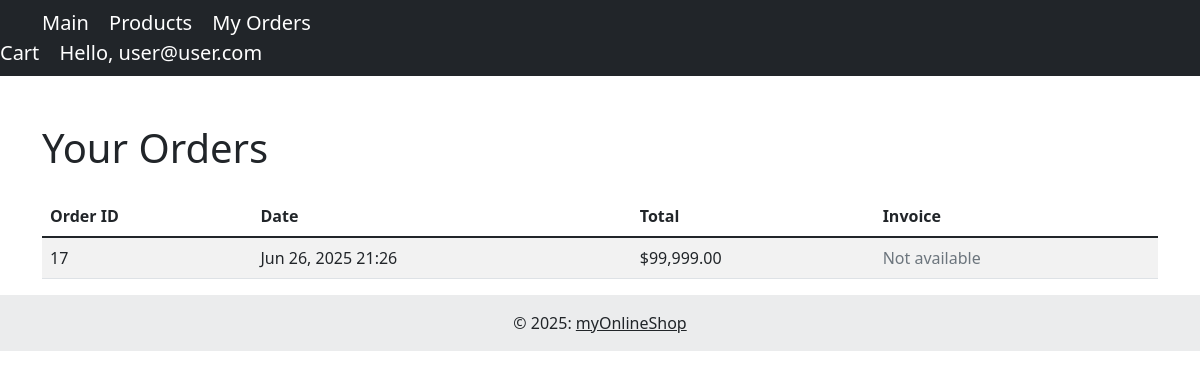
Screenshot of /orders_page (signed in) with the database file from the repository.
### tables this page shows
CREATE TABLE `orders`
(
    `id`         int(11)   NOT NULL,
    `user_id`    int(11)   NOT NULL,
    `created_at` timestamp NOT NULL DEFAULT current_timestamp()
);

### app/pages/orders_page.php (the view, shortened to what this page needs)
<?php
include_once(__DIR__ . "/../templates/index_header.php");
$db = Database::db_connect();
$user_id = $_SESSION['user_id'];
$orders = [];
$stmt = $db->prepare("
    SELECT o.id, o.created_at, SUM(oi.product_price * oi.quantity) AS total
    FROM orders o
    JOIN order_items oi ON o.id = oi.order_id
    WHERE o.user_id = ?
    GROUP BY o.id
    ORDER BY o.created_at DESC
");
$stmt->bind_param("i", $user_id);
$stmt->execute();
$result = $stmt->get_result();
if ($result) {
    $orders = $result->fetch_all(MYSQLI_ASSOC);
}
?>
    <main class="container mt-5">
        <h1 class="mb-4">Your Orders</h1>
        <?php if (empty($orders)): ?>
            <div class="alert alert-info">
                You haven't placed any orders yet.
                <a href="/products" class="alert-link">Browse products</a>
            </div>
        <?php else: ?>
            <div class="table-responsive">
                <table class="table table-striped">
                    <thead>
                    <tr>
                        <th>Order ID</th>
                        <th>Date</th>
                        <th>Total</th>
                        <th>Invoice</th>
                    </tr>
                    </thead>
                    <tbody>
                    <?php foreach ($orders as $order): ?>
                        <tr>
                            <td><?= $order['id'] ?></td>
                            <td><?= date('M d, Y H:i', strtotime($order['created_at'])) ?></td>
                            <td>$<?= number_format($order['total'], 2) ?></td>
                            <td>
                                <?php
                                $pdf_file = 'order_' . $order['id'] . '.pdf';
                                $pdf_path = __DIR__ . '/../../public/orders/' . $pdf_file;
                                ?>
                                <?php if (file_exists($pdf_path)): ?>
                                    <a href="/orders/<?= htmlspecialchars($pdf_file) ?>"
                                       class="btn btn-sm btn-outline-primary"
                                       download>
                                        Download PDF
                                    </a>
                                <?php else: ?>
                                    <span class="text-muted">Not available</span>
                                <?php endif; ?>
                            </td>
                        </tr>
                    <?php endforeach; ?>
                    </tbody>
                </table>
            </div>
        <?php endif; ?>
    </main>
<?php include_once(__DIR__ . "/../templates/index_footer.php"); ?>

### rows the page displays
orders: id "17", created_at "Jun 26, 2025 21:26", total "99,999.00", shows "Not available"

### other values shown
$_SESSION['email'] "user@user.com"
